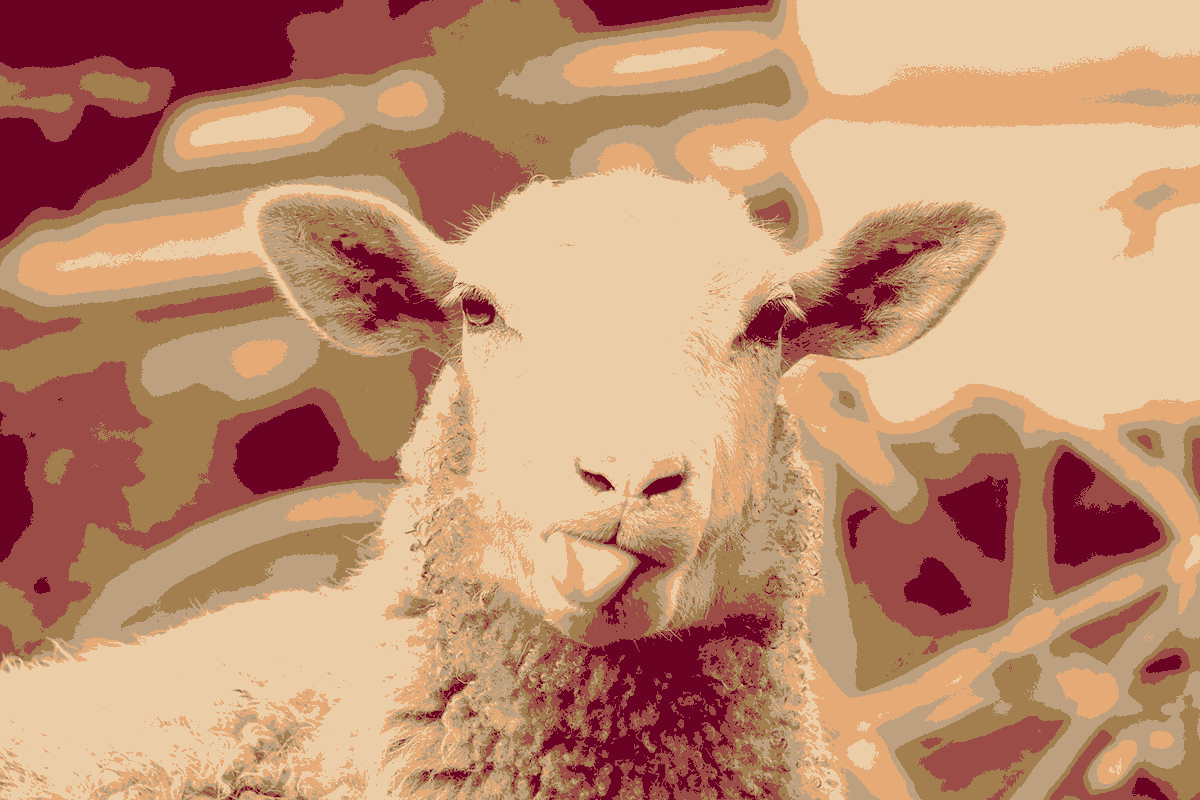
#> input picture Image Processing/filteredImage.png, 1200 x 800 px, found by its file name
$ python borderTracing.py
#> lines starting #> are read from the running program, lines starting #| are printed output that depends on the picture; after the words box and inside, x2 and y2 are one past the last pixel; in counts of white or black regions, pixels touching at a corner belong together
# ============================================================================ #
# Contains the functions for tracing out a border, of a specific color for an image.
# Generates an svg path connecting the pixels

import numpy as np
import cv2 as cv
import ColorPalettes

IMAGE = cv.imread("Image Processing/filteredImage.png")
#> IMAGE is the input picture: shape (800, 1200, 3); mean B, G, R 113.3, 143, 192

def padImage(image):
    """
    Takes a binary mask and pads all edges with 0's for a easier computation later
    """
    h, w = image.shape

    paddedImage = np.insert(image, [0, h], False, axis=0)
    paddedImage = np.insert(paddedImage, [0, w], False, axis=1)

    return paddedImage

def genBinMask(image, color):
    """
    Returns a binaryMask in boolean state of the image and the color selected
    """
    binaryMask = np.array(image == color)[:,:,0]
    return binaryMask

def edgeDetection(binaryMask):

    h, w = binaryMask.shape

    data = binaryMask.ravel()

    right = np.roll(data, -1)
    left = np.roll(data, 1)
    up = np.roll(data, w)
    down = np.roll(data, -w)

    output = data & (~right | ~left | ~up | ~down)

    return np.reshape(output, (h, w))

color = ColorPalettes.WOODEN[0]
print(color)
binaryMask = genBinMask(IMAGE, color)
#> in genBinMask, `binaryMask = np.array(image == color)[:,:,0]`:
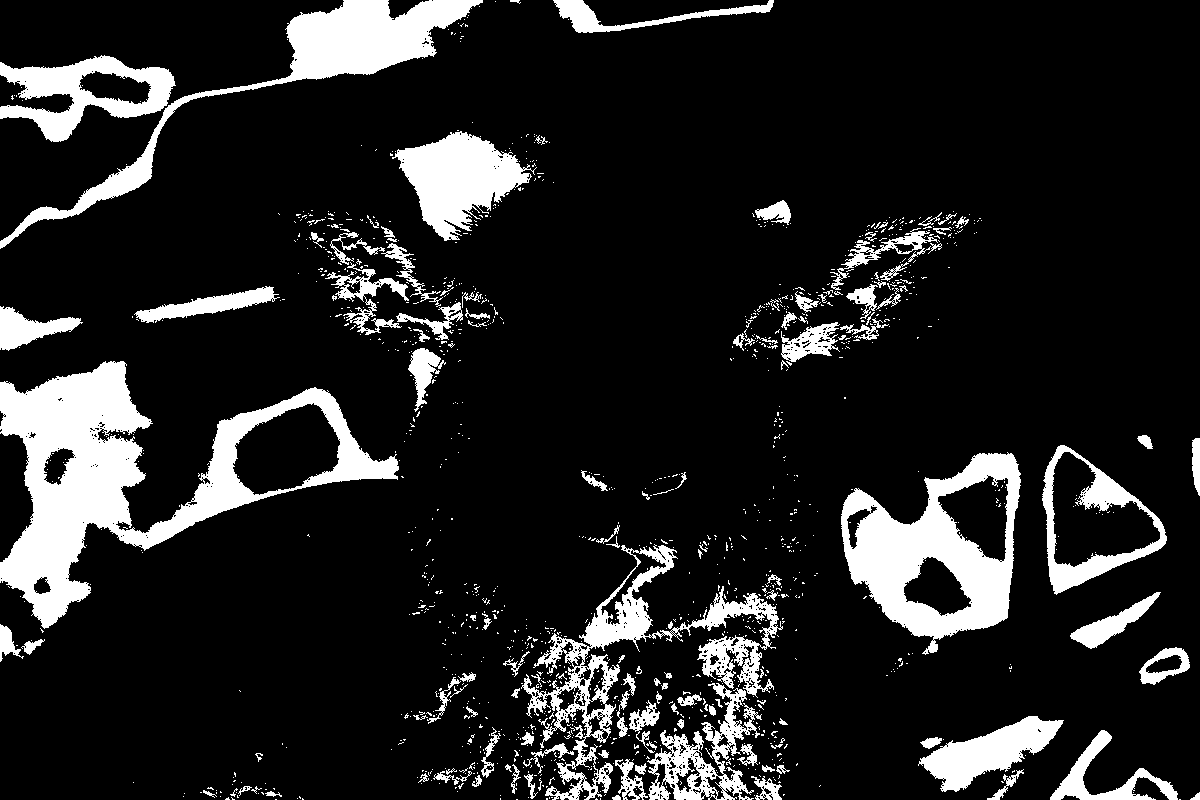
#> binaryMask: shape (800, 1200) bool; 13.7% white; 1286 white regions (1156 under 20 px), largest, box (x1, y1, x2, y2) and area: (0, 361, 399, 629) 31164, (841, 452, 1021, 655) 16527, (0, 0, 483, 249) 13338
binaryMask = padImage(binaryMask)
#> in padImage, `paddedImage = np.insert(image, [0, h], False, axis=0)`:
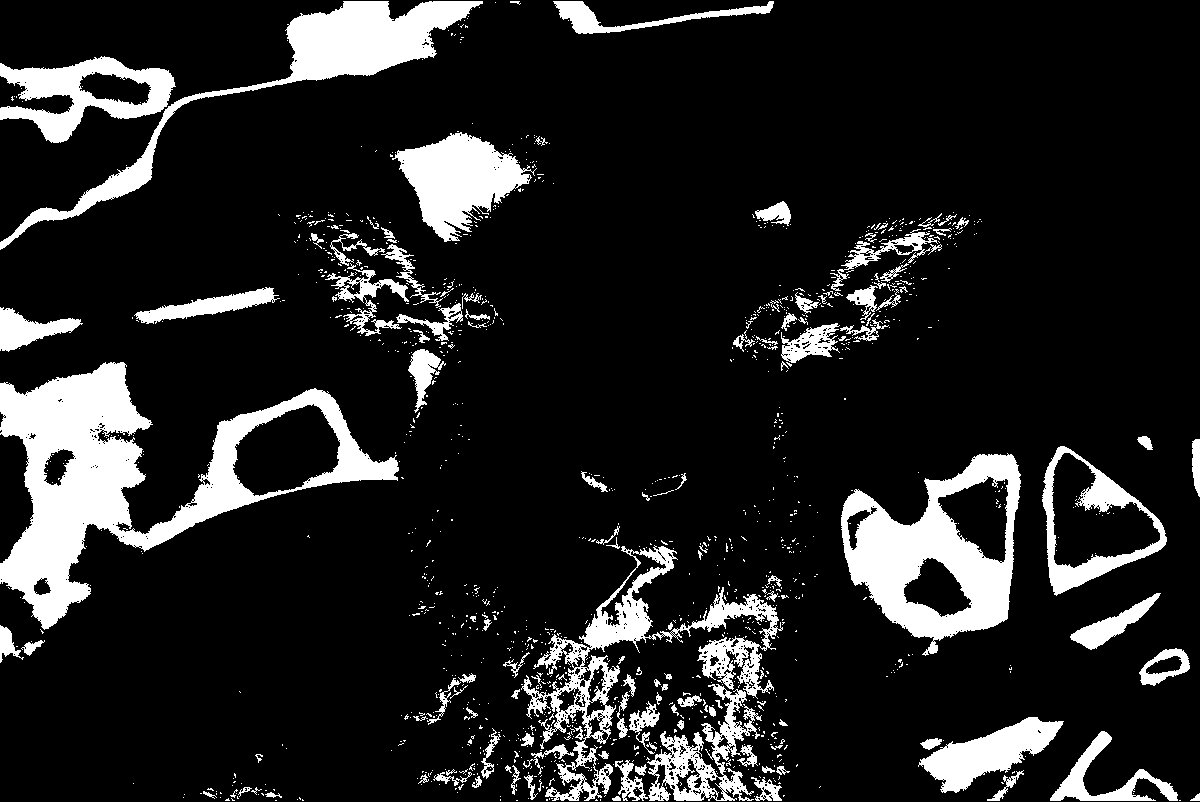
#> paddedImage: shape (802, 1200) bool; 13.7% white; 1286 white regions (1156 under 20 px), largest, box (x1, y1, x2, y2) and area: (0, 362, 399, 630) 31164, (841, 453, 1021, 656) 16527, (0, 1, 483, 250) 13338
#> in padImage, `paddedImage = np.insert(paddedImage, [0, w], False, axis=1)`:
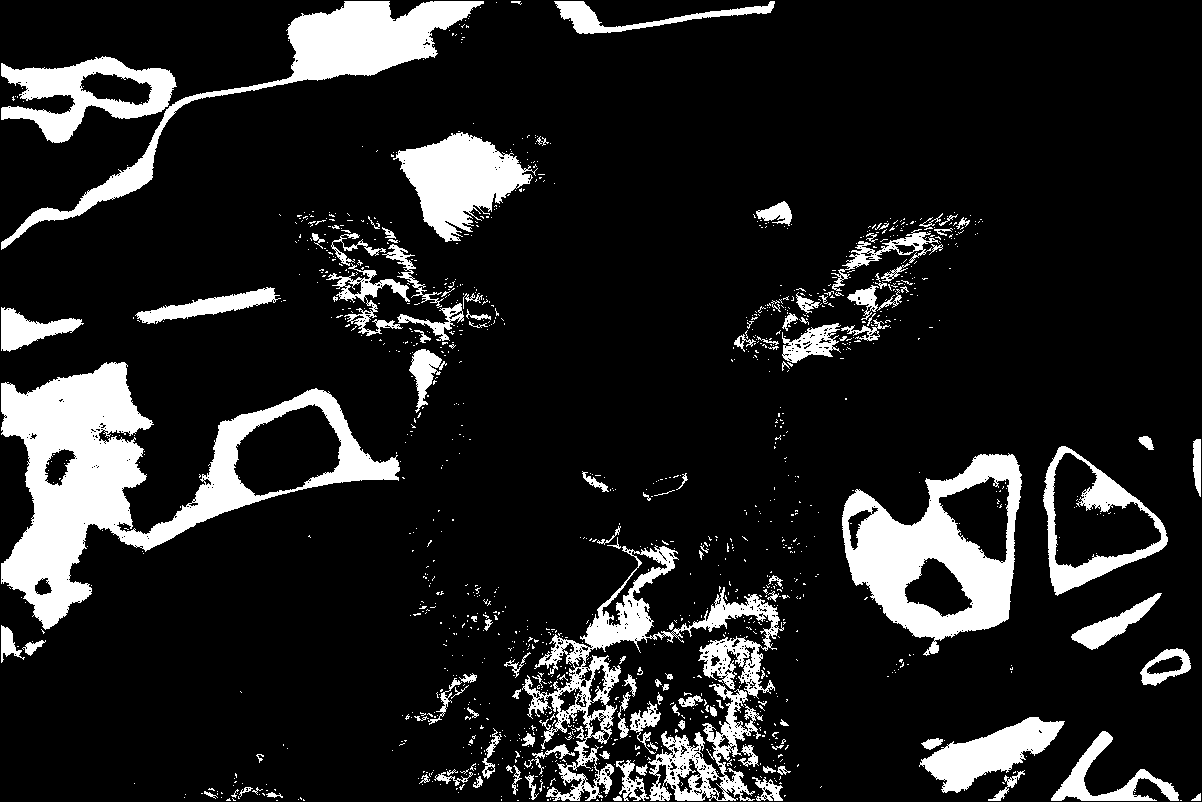
#> paddedImage: shape (802, 1202) bool; 13.7% white; 1286 white regions (1156 under 20 px), largest, box (x1, y1, x2, y2) and area: (1, 362, 400, 630) 31164, (842, 453, 1022, 656) 16527, (1, 1, 484, 250) 13338
binaryMask = edgeDetection(binaryMask)
#> in edgeDetection, `return np.reshape(output, (h, w))`:
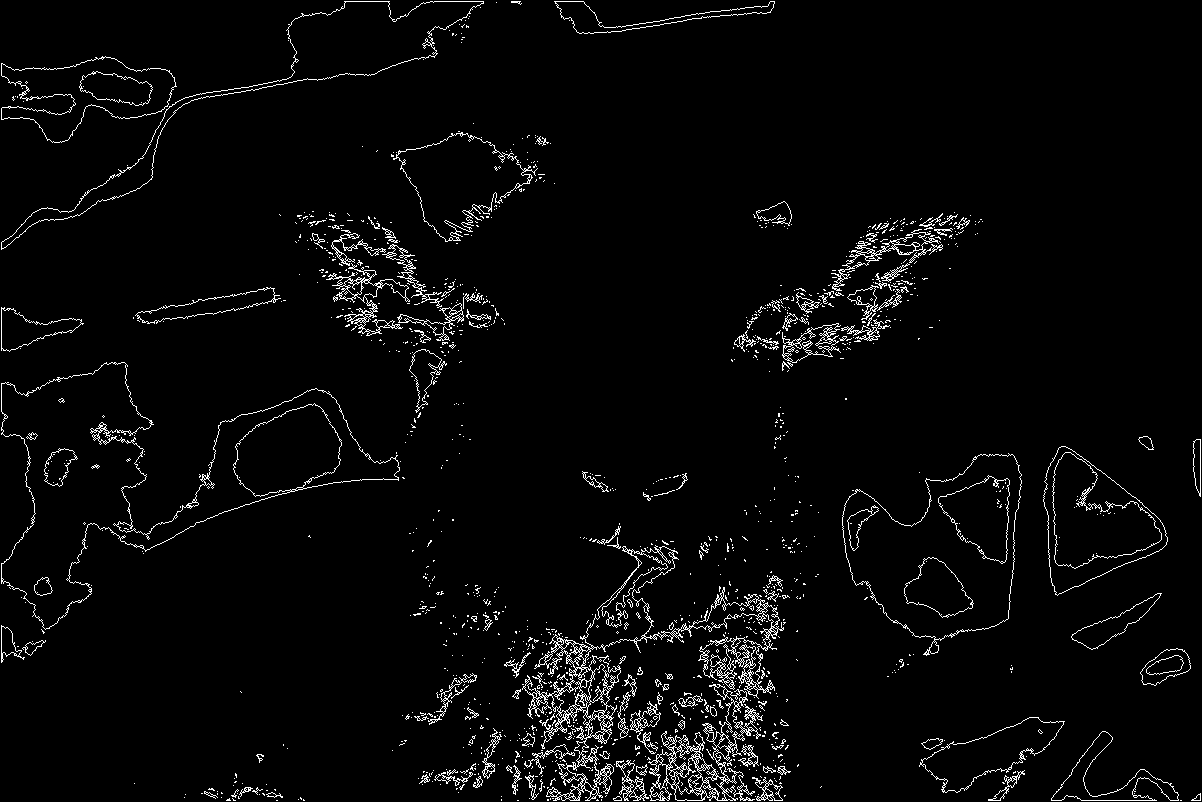
#> returned value: shape (802, 1202) bool; 3.3% white in thin lines or dots

cv.imshow("Mask", np.uint8(255*binaryMask))
cv.waitKey(0)
cv.destroyAllWindows()
